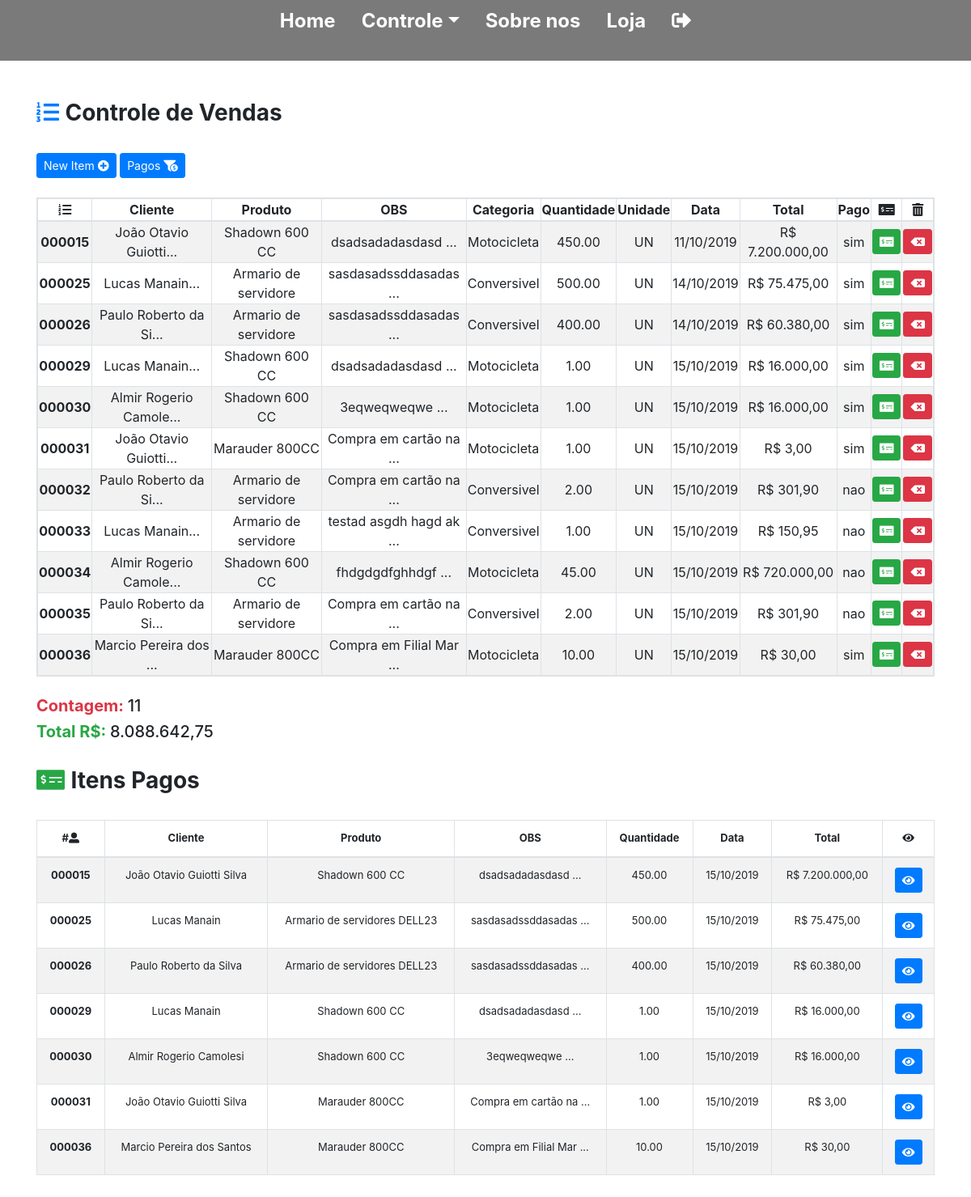
/php/view/frm-lista-vendas.php (signed in), run on the app's committed database.
### tables this page shows
CREATE TABLE `vendas` (
  `id` int(6) UNSIGNED ZEROFILL NOT NULL,
  `id_cli` int(11) NOT NULL,
  `id_prod` int(11) NOT NULL,
  `obs` varchar(255) NOT NULL,
  `quantidade` float(10,2) NOT NULL,
  `data` timestamp NULL DEFAULT current_timestamp(),
  `pago` char(3) NOT NULL DEFAULT 'nao'
);

CREATE TABLE `clientes` (
  `id` int(11) NOT NULL,
  `nome` varchar(30) NOT NULL,
  `email` varchar(50) NOT NULL,
  `telefone` char(14) DEFAULT NULL,
  `cpf` char(14) NOT NULL,
  `cidade` char(12) NOT NULL,
  `endereco` varchar(50) NOT NULL,
  `complemento` varchar(100) NOT NULL,
  `estado` char(2) NOT NULL,
  `cep` char(11) NOT NULL
);

CREATE TABLE `produtos` (
  `id` int(11) NOT NULL,
  `descricao` varchar(100) NOT NULL,
  `quantidade` float(10,2) NOT NULL,
  `unidade` char(2) NOT NULL,
  `valorUN` float(10,2) NOT NULL,
  `categoria` char(12) NOT NULL,
  `img` varchar(100) NOT NULL
);

### php/model/banco-vendas.php (called while the page is built, shortened)
<?php
function select($pdo)
{
    $sql = "SELECT vendas.*,c.nome AS clientes, p.descricao, p.valorUN, p.unidade, p.categoria FROM vendas INNER JOIN clientes AS c ON
    vendas.id_cli = c.id INNER JOIN produtos AS p ON vendas.id_prod=p.id ORDER BY vendas.data ASC";
    $stmt = $pdo->query($sql);
    $result = $stmt->fetchALL(PDO::FETCH_OBJ);
    return $result;
}
function selectPagos($pdo)
{
    $sql = "SELECT vendas.*,c.nome AS clientes, p.descricao, p.valorUN FROM vendas INNER JOIN clientes AS c ON
    vendas.id_cli = c.id INNER JOIN produtos AS p ON vendas.id_prod=p.id WHERE vendas.pago = 'sim' ORDER BY vendas.data ASC";
    $stmt = $pdo->query($sql);
    $pagos = $stmt->fetchALL(PDO::FETCH_OBJ);
    return $pagos;
}

### php/view/frm-lista-vendas.php (shortened to what this page needs)
<?php
include_once('header.php');
include_once('../model/banco-vendas.php');
$pdo = Banco::Conectar();
$contagem = 0;
$valorTotal = 0;
function data($data)
{
    return date("d/m/Y", strtotime($data));
}
?>
<div class="container">
    <br><br>
    <h3><span> <i class="text-primary fas fa-list-ol"></i></span> <b> Controle de Vendas </b></h3><br>
    <button type="button" id="btNovo" name="btNovo" class="btn btn-primary btn-sm" data-toggle="modal" data-target="#modalNew"> New Item <i class="fas fa-plus-circle"></i></button>
    <a href="#ancPagos" type="button" class="btn btn-primary btn-sm">Pagos <i class="fas fa-funnel-dollar"></i> </a>
    <br> <br>
    <table class=" table-responsive table-striped  table-bordered table-hover">
        <thead class="thead-black">
            <th class="text-center"><i class="fas fa-list-ol"></i></th>
            <th class="text-center">Cliente</th>
            <th class="text-center">Produto</th>
            <th class="text-center">OBS</th>
            <th class="text-center">Categoria</th>
            <th class="text-center">Quantidade</th>
            <th class="text-center">Unidade</th>
            <th class="text-center">Data</th>
            <th class="text-center">Total</th>
            <th class="text-center">Pago</th>
            <th class="text-center"><i class="fas fa-money-check-alt"></i></th>
            <th class="text-center"><i class="fas fa-trash-alt"></i></th>
        </thead>
        <?php foreach (select($pdo) as $venda) :
            $Total = ($venda->valorUN * $venda->quantidade) ?>
            <tr>
                <th class="text-center"><?php echo $venda->id ?></th>
                <td class="text-center"><?php echo substr($venda->clientes, 0, 20) ?>...</td>
                <td class="text-center"><?php echo substr($venda->descricao, 0, 20) ?></td>
                <td class="text-center"><?php echo substr($venda->obs, 0, 20) ?> ...</td>
                <td class="text-center"><?php echo $venda->categoria ?></td>
                <td class="text-center"><?php echo $venda->quantidade ?></td>
                <td class="text-center"><?php echo $venda->unidade ?></td>
                <td class="text-center"><?php echo data($venda->data) ?></td>
                <td class="text-center">R$ <?php echo number_format($Total, 2, ',', '.') ?></td>
                <td class="text-center"> <?= $venda->pago ?> </td>
                <th class="text-center">
                    <form action="../controller/pagar-vendas.php" method="POST">
                        <button type="submit" class="btn-lista btn btn-success btn-sm" value="<?= $venda->id ?>">
                            <i class="fas fa-money-check-alt"></i>
                        </button>
                    </form>
                </th>
                <td class=text-center>
                    <button type="button" class="btn-lista btn btn-danger btn-sm" data-toggle="modal" data-target="#modalRem<?= $venda->id ?>"><i class="fas fa-backspace"></i> </button>
                </td>
            </tr>
        <?php
            $contagem += 1;
            $valorTotal += $Total;
        endforeach; ?>
    </table>
    <div class=" div-contagem">
        <br>
        <h5> <b class="text-danger">Contagem: </b> <?= $contagem ?> </h5>
        <h5> <b class="text-success">Total R$: </b> <?= number_format($valorTotal, 2, ',', '.') ?> </h5>
    </div>
</div>
<div class="container">
    <br>
    <h3 id="ancPagos"><i class="text-success fas fa-money-check-alt"></i> <b> Itens Pagos </b></h3><br>
    <table class="table table-striped table-bordered table-hover ">
        <thead class="thead-black">
            <th class="text-center">#<i class="fas fa-user-alt"></i></th>
            <th class="text-center">Cliente</th>
            <th class="text-center">Produto</th>
            <th class="text-center">OBS</th>
            <th class="text-center">Quantidade</th>
            <th class="text-center">Data</th>
            <th class="text-center">Total</th>
            <th class="text-center"><i class="fas fa-eye"></i></th>
        </thead>
        <?php
        foreach (selectPagos($pdo) as $pago) :
            ?>
            <tr>
                <th class="text-center"><?php echo $pago->id ?></th>
                <td class="text-center"><?php echo $pago->clientes ?></td>
                <td class="text-center"><?php echo  $pago->descricao ?></td>
                <td class="teste text-center"><?php echo substr($pago->obs, 0, 20) ?> ...</td>
                <td class="text-center"><?php echo $pago->quantidade ?></td>
                <td class="text-center"><?php echo data($venda->data) ?></td>
                <td class="text-center">R$ <?php echo number_format($pago->valorUN * $pago->quantidade, 2, ',', '.') ?></td>
                <td class="text-center">
                    <a class="btn-lista btn btn-primary btn-sm text-white" data-toggle="modal" data-target="#modalView<?= $pago->id ?>">
                        <i class="fas fa-eye"></i>
                    </a>
                </td>
            </tr>
        <?php endforeach; ?>
    </table>
    <br>
</div>
<?php include('../view/footer.php'); ?>

### php/view/frm-lista-vendas.php (style rules this page uses)
.table tr { font-size: 13px; padding: 0px; }

### data on the page
vendas: id "000015", id_cli.nome "João Otavio Guiotti", id_prod.descricao "Shadown 600 CC", obs "dsadsadadasdasd", id_prod.categoria "Motocicleta", quantidade "450.00", id_prod.unidade "UN", data "11/10/2019", Total "7.200.000,00", pago "sim", id_cli.nome "João Otavio Guiotti Silva", $pago->valorUN * $pago->quantidade "7.200.000,00"
vendas: id "000025", id_cli.nome "Lucas Manain", id_prod.descricao "Armario de servidore", obs "sasdasadssddasadas", id_prod.categoria "Conversivel", quantidade "500.00", id_prod.unidade "UN", data "14/10/2019", Total "75.475,00", pago "sim", id_prod.descricao "Armario de servidores DELL23", $pago->valorUN * $pago->quantidade "75.475,00"
vendas: id "000026", id_cli.nome "Paulo Roberto da Si", id_prod.descricao "Armario de servidore", obs "sasdasadssddasadas", id_prod.categoria "Conversivel", quantidade "400.00", id_prod.unidade "UN", data "14/10/2019", Total "60.380,00", pago "sim", id_cli.nome "Paulo Roberto da Silva", id_prod.descricao "Armario de servidores DELL23", $pago->valorUN * $pago->quantidade "60.380,00"
vendas: id "000029", id_cli.nome "Lucas Manain", id_prod.descricao "Shadown 600 CC", obs "dsadsadadasdasd", id_prod.categoria "Motocicleta", quantidade "1.00", id_prod.unidade "UN", data "15/10/2019", Total "16.000,00", pago "sim", $pago->valorUN * $pago->quantidade "16.000,00"
vendas: id "000030", id_cli.nome "Almir Rogerio Camole", id_prod.descricao "Shadown 600 CC", obs "3eqweqweqwe", id_prod.categoria "Motocicleta", quantidade "1.00", id_prod.unidade "UN", data "15/10/2019", Total "16.000,00", pago "sim", id_cli.nome "Almir Rogerio Camolesi", $pago->valorUN * $pago->quantidade "16.000,00"
vendas: id "000031", id_cli.nome "João Otavio Guiotti", id_prod.descricao "Marauder 800CC", obs "Compra em cartão na", id_prod.categoria "Motocicleta", quantidade "1.00", id_prod.unidade "UN", data "15/10/2019", Total "3,00", pago "sim", id_cli.nome "João Otavio Guiotti Silva", $pago->valorUN * $pago->quantidade "3,00"
vendas: id "000032", id_cli.nome "Paulo Roberto da Si", id_prod.descricao "Armario de servidore", obs "Compra em cartão na", id_prod.categoria "Conversivel", quantidade "2.00", id_prod.unidade "UN", data "15/10/2019", Total "301,90", pago "nao"
vendas: id "000033", id_cli.nome "Lucas Manain", id_prod.descricao "Armario de servidore", obs "testad asgdh hagd ak", id_prod.categoria "Conversivel", quantidade "1.00", id_prod.unidade "UN", data "15/10/2019", Total "150,95", pago "nao"
vendas: id "000034", id_cli.nome "Almir Rogerio Camole", id_prod.descricao "Shadown 600 CC", obs "fhdgdgdfghhdgf", id_prod.categoria "Motocicleta", quantidade "45.00", id_prod.unidade "UN", data "15/10/2019", Total "720.000,00", pago "nao"
vendas: id "000035", id_cli.nome "Paulo Roberto da Si", id_prod.descricao "Armario de servidore", obs "Compra em cartão na", id_prod.categoria "Conversivel", quantidade "2.00", id_prod.unidade "UN", data "15/10/2019", Total "301,90", pago "nao"
vendas: id "000036", id_cli.nome "Marcio Pereira dos", id_prod.descricao "Marauder 800CC", obs "Compra em Filial Mar", id_prod.categoria "Motocicleta", quantidade "10.00", id_prod.unidade "UN", data "15/10/2019", Total "30,00", pago "sim", id_cli.nome "Marcio Pereira dos Santos", $pago->valorUN * $pago->quantidade "30,00"

### other printed values
$contagem "11"
$valorTotal "8.088.642,75"
